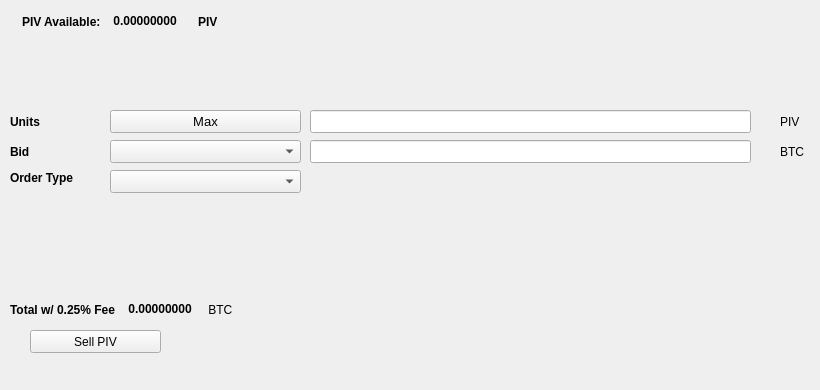
   <widget class="QWidget" name="SellTab">
    <attribute name="title">
     <string>Sell</string>
    </attribute>
    <widget class="QLabel" name="label_16">
     <property name="geometry">
      <rect>
       <x>780</x>
       <y>140</y>
       <width>31</width>
       <height>23</height>
      </rect>
     </property>
     <property name="text">
      <string>BTC</string>
     </property>
    </widget>
    <widget class="QComboBox" name="SellBidcomboBox">
     <property name="geometry">
      <rect>
       <x>110</x>
       <y>140</y>
       <width>191</width>
       <height>23</height>
      </rect>
     </property>
     <property name="font">
      <font>
       <pointsize>10</pointsize>
      </font>
     </property>
    </widget>
    <widget class="QLabel" name="label_18">
     <property name="geometry">
      <rect>
       <x>10</x>
       <y>110</y>
       <width>46</width>
       <height>23</height>
      </rect>
     </property>
     <property name="font">
      <font>
       <weight>75</weight>
       <bold>true</bold>
      </font>
     </property>
     <property name="text">
      <string>Units</string>
     </property>
    </widget>
    <widget class="QPushButton" name="Sell_Max_Amount">
     <property name="geometry">
      <rect>
       <x>110</x>
       <y>110</y>
       <width>191</width>
       <height>23</height>
      </rect>
     </property>
     <property name="font">
      <font>
       <pointsize>10</pointsize>
      </font>
     </property>
     <property name="text">
      <string>Max</string>
     </property>
    </widget>
    <widget class="QLabel" name="label_20">
     <property name="geometry">
      <rect>
       <x>10</x>
       <y>170</y>
       <width>91</width>
       <height>16</height>
      </rect>
     </property>
     <property name="font">
      <font>
       <weight>75</weight>
       <bold>true</bold>
      </font>
     </property>
     <property name="text">
      <string>Order Type</string>
     </property>
    </widget>
    <widget class="QComboBox" name="SellOrdertypeCombo">
     <property name="geometry">
      <rect>
       <x>110</x>
       <y>170</y>
       <width>191</width>
       <height>23</height>
      </rect>
     </property>
     <property name="font">
      <font>
       <pointsize>10</pointsize>
      </font>
     </property>
    </widget>
    <widget class="QLabel" name="label_21">
     <property name="geometry">
      <rect>
       <x>10</x>
       <y>140</y>
       <width>46</width>
       <height>23</height>
      </rect>
     </property>
     <property name="font">
      <font>
       <weight>75</weight>
       <bold>true</bold>
      </font>
     </property>
     <property name="text">
      <string>Bid</string>
     </property>
    </widget>
    <widget class="QLabel" name="label_22">
     <property name="geometry">
      <rect>
       <x>780</x>
       <y>110</y>
       <width>31</width>
       <height>23</height>
      </rect>
     </property>
     <property name="text">
      <string>PIV</string>
     </property>
    </widget>
    <widget class="QLineEdit" name="UnitsInputPIV">
     <property name="geometry">
      <rect>
       <x>310</x>
       <y>110</y>
       <width>441</width>
       <height>23</height>
      </rect>
     </property>
     <property name="font">
      <font>
       <pointsize>9</pointsize>
       <weight>75</weight>
       <bold>true</bold>
      </font>
     </property>
    </widget>
    <widget class="QLineEdit" name="SellBidPriceEdit">
     <property name="geometry">
      <rect>
       <x>310</x>
       <y>140</y>
       <width>441</width>
       <height>23</height>
      </rect>
     </property>
     <property name="font">
      <font>
       <pointsize>9</pointsize>
       <weight>75</weight>
       <bold>true</bold>
      </font>
     </property>
    </widget>
    <widget class="QPushButton" name="SellPIVBTN">
     <property name="geometry">
      <rect>
       <x>30</x>
       <y>330</y>
       <width>131</width>
       <height>23</height>
      </rect>
     </property>
     <property name="text">
      <string>Sell PIV</string>
     </property>
     <property name="icon">
      <iconset resource="../pivx">
       <normaloff>:/icons/bitcoin</normaloff>:/icons/bitcoin</iconset>
     </property>
    </widget>
    <widget class="QWidget" name="layoutWidget3">
     <property name="geometry">
      <rect>
       <x>22</x>
       <y>12</y>
       <width>258</width>
       <height>19</height>
      </rect>
     </property>
     <layout class="QHBoxLayout" name="horizontalLayout">
      <item>
       <widget class="QLabel" name="label232_2">
        <property name="font">
         <font>
          <weight>75</weight>
          <bold>true</bold>
         </font>
        </property>
        <property name="text">
         <string>PIV Available:</string>
        </property>
       </widget>
      </item>
      <item>
       <widget class="QLabel" name="PIVAvailableLabel">
        <property name="palette">
         <palette>
          <active>
           <colorrole role="WindowText">
            <brush brushstyle="SolidPattern">
             <color alpha="255">
              <red>0</red>
              <green>0</green>
              <blue>0</blue>
             </color>
            </brush>
           </colorrole>
           <colorrole role="Button">
            <brush brushstyle="SolidPattern">
             <color alpha="255">
              <red>0</red>
              <green>170</green>
              <blue>0</blue>
             </color>
            </brush>
           </colorrole>
           <colorrole role="Light">
            <brush brushstyle="SolidPattern">
             <color alpha="255">
              <red>0</red>
              <green>255</green>
              <blue>0</blue>
             </color>
            </brush>
           </colorrole>
           <colorrole role="Midlight">
            <brush brushstyle="SolidPattern">
             <color alpha="255">
              <red>0</red>
              <green>212</green>
              <blue>0</blue>
             </color>
            </brush>
           </colorrole>
           <colorrole role="Dark">
            <brush brushstyle="SolidPattern">
             <color alpha="255">
              <red>0</red>
              <green>85</green>
              <blue>0</blue>
             </color>
            </brush>
           </colorrole>
           <colorrole role="Mid">
            <brush brushstyle="SolidPattern">
             <color alpha="255">
              <red>0</red>
              <green>113</green>
              <blue>0</blue>
             </color>
            </brush>
           </colorrole>
           <colorrole role="Text">
            <brush brushstyle="SolidPattern">
             <color alpha="255">
              <red>0</red>
              <green>170</green>
              <blue>0</blue>
             </color>
            </brush>
           </colorrole>
           <colorrole role="BrightText">
            <brush brushstyle="SolidPattern">
             <color alpha="255">
              <red>255</red>
              <green>255</green>
              <blue>255</blue>
             </color>
            </brush>
           </colorrole>
           <colorrole role="ButtonText">
            <brush brushstyle="SolidPattern">
             <color alpha="255">
              <red>0</red>
              <green>0</green>
              <blue>0</blue>
             </color>
            </brush>
           </colorrole>
           <colorrole role="Base">
            <brush brushstyle="SolidPattern">
             <color alpha="255">
              <red>255</red>
              <green>255</green>
              <blue>255</blue>
             </color>
            </brush>
           </colorrole>
           <colorrole role="Window">
            <brush brushstyle="SolidPattern">
             <color alpha="255">
              <red>0</red>
              <green>170</green>
              <blue>0</blue>
             </color>
            </brush>
           </colorrole>
           <colorrole role="Shadow">
            <brush brushstyle="SolidPattern">
             <color alpha="255">
              <red>0</red>
              <green>0</green>
              <blue>0</blue>
             </color>
            </brush>
           </colorrole>
           <colorrole role="AlternateBase">
            <brush brushstyle="SolidPattern">
             <color alpha="255">
              <red>127</red>
              <green>212</green>
              <blue>127</blue>
             </color>
            </brush>
           </colorrole>
           <colorrole role="ToolTipBase">
            <brush brushstyle="SolidPattern">
             <color alpha="255">
              <red>255</red>
              <green>255</green>
              <blue>220</blue>
             </color>
            </brush>
           </colorrole>
           <colorrole role="ToolTipText">
            <brush brushstyle="SolidPattern">
             <color alpha="255">
              <red>0</red>
              <green>0</green>
              <blue>0</blue>
             </color>
            </brush>
           </colorrole>
          </active>
          <inactive>
           <colorrole role="WindowText">
            <brush brushstyle="SolidPattern">
             <color alpha="255">
              <red>0</red>
              <green>0</green>
              <blue>0</blue>
             </color>
            </brush>
           </colorrole>
           <colorrole role="Button">
            <brush brushstyle="SolidPattern">
             <color alpha="255">
              <red>0</red>
              <green>170</green>
              <blue>0</blue>
             </color>
            </brush>
           </colorrole>
           <colorrole role="Light">
            <brush brushstyle="SolidPattern">
             <color alpha="255">
              <red>0</red>
              <green>255</green>
              <blue>0</blue>
             </color>
            </brush>
           </colorrole>
           <colorrole role="Midlight">
            <brush brushstyle="SolidPattern">
             <color alpha="255">
              <red>0</red>
              <green>212</green>
              <blue>0</blue>
             </color>
            </brush>
           </colorrole>
           <colorrole role="Dark">
            <brush brushstyle="SolidPattern">
             <color alpha="255">
              <red>0</red>
              <green>85</green>
              <blue>0</blue>
             </color>
            </brush>
           </colorrole>
           <colorrole role="Mid">
            <brush brushstyle="SolidPattern">
             <color alpha="255">
              <red>0</red>
              <green>113</green>
              <blue>0</blue>
             </color>
            </brush>
           </colorrole>
           <colorrole role="Text">
            <brush brushstyle="SolidPattern">
             <color alpha="255">
              <red>0</red>
              <green>170</green>
              <blue>0</blue>
             </color>
            </brush>
           </colorrole>
           <colorrole role="BrightText">
            <brush brushstyle="SolidPattern">
             <color alpha="255">
              <red>255</red>
              <green>255</green>
              <blue>255</blue>
             </color>
            </brush>
           </colorrole>
           <colorrole role="ButtonText">
            <brush brushstyle="SolidPattern">
             <color alpha="255">
              <red>0</red>
              <green>0</green>
              <blue>0</blue>
             </color>
            </brush>
           </colorrole>
           <colorrole role="Base">
            <brush brushstyle="SolidPattern">
             <color alpha="255">
              <red>255</red>
              <green>255</green>
              <blue>255</blue>
             </color>
            </brush>
           </colorrole>
           <colorrole role="Window">
            <brush brushstyle="SolidPattern">
             <color alpha="255">
              <red>0</red>
              <green>170</green>
              <blue>0</blue>
             </color>
            </brush>
           </colorrole>
           <colorrole role="Shadow">
            <brush brushstyle="SolidPattern">
             <color alpha="255">
              <red>0</red>
              <green>0</green>
              <blue>0</blue>
             </color>
            </brush>
           </colorrole>
           <colorrole role="AlternateBase">
            <brush brushstyle="SolidPattern">
             <color alpha="255">
              <red>127</red>
              <green>212</green>
              <blue>127</blue>
             </color>
            </brush>
           </colorrole>
           <colorrole role="ToolTipBase">
            <brush brushstyle="SolidPattern">
             <color alpha="255">
              <red>255</red>
              <green>255</green>
              <blue>220</blue>
             </color>
            </brush>
           </colorrole>
           <colorrole role="ToolTipText">
            <brush brushstyle="SolidPattern">
             <color alpha="255">
              <red>0</red>
              <green>0</green>
              <blue>0</blue>
             </color>
            </brush>
           </colorrole>
          </inactive>
          <disabled>
           <colorrole role="WindowText">
            <brush brushstyle="SolidPattern">
             <color alpha="255">
              <red>0</red>
              <green>85</green>
              <blue>0</blue>
             </color>
            </brush>
           </colorrole>
           <colorrole role="Button">
            <brush brushstyle="SolidPattern">
             <color alpha="255">
              <red>0</red>
              <green>170</green>
              <blue>0</blue>
             </color>
            </brush>
           </colorrole>
           <colorrole role="Light">
            <brush brushstyle="SolidPattern">
             <color alpha="255">
              <red>0</red>
              <green>255</green>
              <blue>0</blue>
             </color>
            </brush>
           </colorrole>
           <colorrole role="Midlight">
            <brush brushstyle="SolidPattern">
             <color alpha="255">
              <red>0</red>
              <green>212</green>
              <blue>0</blue>
             </color>
            </brush>
           </colorrole>
           <colorrole role="Dark">
            <brush brushstyle="SolidPattern">
             <color alpha="255">
              <red>0</red>
              <green>85</green>
              <blue>0</blue>
             </color>
            </brush>
           </colorrole>
           <colorrole role="Mid">
            <brush brushstyle="SolidPattern">
             <color alpha="255">
              <red>0</red>
              <green>113</green>
              <blue>0</blue>
             </color>
            </brush>
           </colorrole>
           <colorrole role="Text">
            <brush brushstyle="SolidPattern">
             <color alpha="255">
              <red>0</red>
              <green>85</green>
              <blue>0</blue>
             </color>
            </brush>
           </colorrole>
           <colorrole role="BrightText">
            <brush brushstyle="SolidPattern">
             <color alpha="255">
              <red>255</red>
              <green>255</green>
              <blue>255</blue>
             </color>
            </brush>
           </colorrole>
           <colorrole role="ButtonText">
            <brush brushstyle="SolidPattern">
             <color alpha="255">
              <red>0</red>
              <green>85</green>
              <blue>0</blue>
             </color>
            </brush>
           </colorrole>
           <colorrole role="Base">
            <brush brushstyle="SolidPattern">
             <color alpha="255">
              <red>0</red>
              <green>170</green>
              <blue>0</blue>
             </color>
            </brush>
           </colorrole>
           <colorrole role="Window">
            <brush brushstyle="SolidPattern">
             <color alpha="255">
              <red>0</red>
              <green>170</green>
              <blue>0</blue>
             </color>
            </brush>
           </colorrole>
           <colorrole role="Shadow">
            <brush brushstyle="SolidPattern">
             <color alpha="255">
              <red>0</red>
              <green>0</green>
              <blue>0</blue>
             </color>
            </brush>
           </colorrole>
           <colorrole role="AlternateBase">
            <brush brushstyle="SolidPattern">
             <color alpha="255">
              <red>0</red>
              <green>170</green>
              <blue>0</blue>
             </color>
            </brush>
           </colorrole>
           <colorrole role="ToolTipBase">
            <brush brushstyle="SolidPattern">
             <color alpha="255">
              <red>255</red>
              <green>255</green>
              <blue>220</blue>
             </color>
            </brush>
           </colorrole>
           <colorrole role="ToolTipText">
            <brush brushstyle="SolidPattern">
             <color alpha="255">
              <red>0</red>
              <green>0</green>
              <blue>0</blue>
             </color>
            </brush>
           </colorrole>
          </disabled>
         </palette>
        </property>
        <property name="font">
         <font>
          <weight>75</weight>
          <bold>true</bold>
         </font>
        </property>
        <property name="text">
         <string> 0.00000000 </string>
        </property>
        <property name="textInteractionFlags">
         <set>Qt::LinksAccessibleByMouse|Qt::TextSelectableByKeyboard|Qt::TextSelectableByMouse</set>
        </property>
       </widget>
      </item>
      <item>
       <widget class="QLabel" name="labelPIV">
        <property name="font">
         <font>
          <weight>75</weight>
          <bold>true</bold>
         </font>
        </property>
        <property name="text">
         <string>PIV</string>
        </property>
       </widget>
      </item>
     </layout>
    </widget>
    <widget class="QWidget" name="layoutWidget">
     <property name="geometry">
      <rect>
       <x>10</x>
       <y>300</y>
       <width>268</width>
       <height>19</height>
      </rect>
     </property>
     <layout class="QHBoxLayout" name="horizontalLayout_2">
      <item>
       <widget class="QLabel" name="label_19">
        <property name="font">
         <font>
          <weight>75</weight>
          <bold>true</bold>
         </font>
        </property>
        <property name="text">
         <string>Total w/ 0.25% Fee </string>
        </property>
       </widget>
      </item>
      <item>
       <widget class="QLabel" name="SellCostLabel">
        <property name="palette">
         <palette>
          <active>
           <colorrole role="WindowText">
            <brush brushstyle="SolidPattern">
             <color alpha="255">
              <red>0</red>
              <green>0</green>
              <blue>0</blue>
             </color>
            </brush>
           </colorrole>
           <colorrole role="Button">
            <brush brushstyle="SolidPattern">
             <color alpha="255">
              <red>0</red>
              <green>170</green>
              <blue>0</blue>
             </color>
            </brush>
           </colorrole>
           <colorrole role="Light">
            <brush brushstyle="SolidPattern">
             <color alpha="255">
              <red>0</red>
              <green>255</green>
              <blue>0</blue>
             </color>
            </brush>
           </colorrole>
           <colorrole role="Midlight">
            <brush brushstyle="SolidPattern">
             <color alpha="255">
              <red>0</red>
              <green>212</green>
              <blue>0</blue>
             </color>
            </brush>
           </colorrole>
           <colorrole role="Dark">
            <brush brushstyle="SolidPattern">
             <color alpha="255">
              <red>0</red>
              <green>85</green>
              <blue>0</blue>
             </color>
            </brush>
           </colorrole>
           <colorrole role="Mid">
            <brush brushstyle="SolidPattern">
             <color alpha="255">
              <red>0</red>
              <green>113</green>
              <blue>0</blue>
             </color>
            </brush>
           </colorrole>
           <colorrole role="Text">
            <brush brushstyle="SolidPattern">
             <color alpha="255">
              <red>0</red>
              <green>170</green>
              <blue>0</blue>
             </color>
            </brush>
           </colorrole>
           <colorrole role="BrightText">
            <brush brushstyle="SolidPattern">
             <color alpha="255">
              <red>255</red>
              <green>255</green>
              <blue>255</blue>
             </color>
            </brush>
           </colorrole>
           <colorrole role="ButtonText">
            <brush brushstyle="SolidPattern">
             <color alpha="255">
              <red>0</red>
              <green>0</green>
              <blue>0</blue>
             </color>
            </brush>
           </colorrole>
           <colorrole role="Base">
            <brush brushstyle="SolidPattern">
             <color alpha="255">
              <red>255</red>
              <green>255</green>
              <blue>255</blue>
             </color>
            </brush>
           </colorrole>
           <colorrole role="Window">
            <brush brushstyle="SolidPattern">
             <color alpha="255">
              <red>0</red>
              <green>170</green>
              <blue>0</blue>
             </color>
            </brush>
           </colorrole>
           <colorrole role="Shadow">
            <brush brushstyle="SolidPattern">
             <color alpha="255">
              <red>0</red>
              <green>0</green>
              <blue>0</blue>
             </color>
            </brush>
           </colorrole>
           <colorrole role="AlternateBase">
            <brush brushstyle="SolidPattern">
             <color alpha="255">
              <red>127</red>
              <green>212</green>
              <blue>127</blue>
             </color>
            </brush>
           </colorrole>
           <colorrole role="ToolTipBase">
            <brush brushstyle="SolidPattern">
             <color alpha="255">
              <red>255</red>
              <green>255</green>
              <blue>220</blue>
             </color>
            </brush>
           </colorrole>
           <colorrole role="ToolTipText">
            <brush brushstyle="SolidPattern">
             <color alpha="255">
              <red>0</red>
              <green>0</green>
              <blue>0</blue>
             </color>
            </brush>
           </colorrole>
          </active>
          <inactive>
           <colorrole role="WindowText">
            <brush brushstyle="SolidPattern">
             <color alpha="255">
              <red>0</red>
              <green>0</green>
              <blue>0</blue>
             </color>
            </brush>
           </colorrole>
           <colorrole role="Button">
            <brush brushstyle="SolidPattern">
             <color alpha="255">
              <red>0</red>
              <green>170</green>
              <blue>0</blue>
             </color>
            </brush>
           </colorrole>
           <colorrole role="Light">
            <brush brushstyle="SolidPattern">
             <color alpha="255">
              <red>0</red>
              <green>255</green>
              <blue>0</blue>
             </color>
            </brush>
           </colorrole>
           <colorrole role="Midlight">
            <brush brushstyle="SolidPattern">
             <color alpha="255">
              <red>0</red>
              <green>212</green>
              <blue>0</blue>
             </color>
            </brush>
           </colorrole>
           <colorrole role="Dark">
            <brush brushstyle="SolidPattern">
             <color alpha="255">
              <red>0</red>
              <green>85</green>
              <blue>0</blue>
             </color>
            </brush>
           </colorrole>
           <colorrole role="Mid">
            <brush brushstyle="SolidPattern">
             <color alpha="255">
              <red>0</red>
              <green>113</green>
              <blue>0</blue>
             </color>
            </brush>
           </colorrole>
           <colorrole role="Text">
            <brush brushstyle="SolidPattern">
             <color alpha="255">
              <red>0</red>
              <green>170</green>
              <blue>0</blue>
             </color>
            </brush>
           </colorrole>
           <colorrole role="BrightText">
            <brush brushstyle="SolidPattern">
             <color alpha="255">
              <red>255</red>
              <green>255</green>
              <blue>255</blue>
             </color>
            </brush>
           </colorrole>
           <colorrole role="ButtonText">
            <brush brushstyle="SolidPattern">
             <color alpha="255">
              <red>0</red>
              <green>0</green>
              <blue>0</blue>
             </color>
            </brush>
           </colorrole>
           <colorrole role="Base">
            <brush brushstyle="SolidPattern">
             <color alpha="255">
              <red>255</red>
              <green>255</green>
              <blue>255</blue>
             </color>
            </brush>
           </colorrole>
           <colorrole role="Window">
            <brush brushstyle="SolidPattern">
             <color alpha="255">
              <red>0</red>
              <green>170</green>
              <blue>0</blue>
             </color>
            </brush>
           </colorrole>
           <colorrole role="Shadow">
            <brush brushstyle="SolidPattern">
             <color alpha="255">
              <red>0</red>
              <green>0</green>
              <blue>0</blue>
             </color>
            </brush>
           </colorrole>
           <colorrole role="AlternateBase">
            <brush brushstyle="SolidPattern">
             <color alpha="255">
              <red>127</red>
              <green>212</green>
              <blue>127</blue>
             </color>
            </brush>
           </colorrole>
           <colorrole role="ToolTipBase">
            <brush brushstyle="SolidPattern">
             <color alpha="255">
              <red>255</red>
              <green>255</green>
              <blue>220</blue>
             </color>
            </brush>
           </colorrole>
           <colorrole role="ToolTipText">
            <brush brushstyle="SolidPattern">
             <color alpha="255">
              <red>0</red>
              <green>0</green>
              <blue>0</blue>
             </color>
            </brush>
           </colorrole>
          </inactive>
          <disabled>
           <colorrole role="WindowText">
            <brush brushstyle="SolidPattern">
             <color alpha="255">
              <red>0</red>
              <green>85</green>
              <blue>0</blue>
             </color>
            </brush>
           </colorrole>
           <colorrole role="Button">
            <brush brushstyle="SolidPattern">
             <color alpha="255">
              <red>0</red>
              <green>170</green>
              <blue>0</blue>
             </color>
            </brush>
           </colorrole>
           <colorrole role="Light">
            <brush brushstyle="SolidPattern">
             <color alpha="255">
              <red>0</red>
              <green>255</green>
              <blue>0</blue>
             </color>
            </brush>
           </colorrole>
           <colorrole role="Midlight">
            <brush brushstyle="SolidPattern">
             <color alpha="255">
              <red>0</red>
              <green>212</green>
              <blue>0</blue>
             </color>
            </brush>
           </colorrole>
           <colorrole role="Dark">
            <brush brushstyle="SolidPattern">
             <color alpha="255">
              <red>0</red>
              <green>85</green>
              <blue>0</blue>
             </color>
            </brush>
           </colorrole>
           <colorrole role="Mid">
            <brush brushstyle="SolidPattern">
             <color alpha="255">
              <red>0</red>
              <green>113</green>
              <blue>0</blue>
             </color>
            </brush>
           </colorrole>
           <colorrole role="Text">
            <brush brushstyle="SolidPattern">
             <color alpha="255">
              <red>0</red>
              <green>85</green>
              <blue>0</blue>
             </color>
            </brush>
           </colorrole>
           <colorrole role="BrightText">
            <brush brushstyle="SolidPattern">
             <color alpha="255">
              <red>255</red>
              <green>255</green>
              <blue>255</blue>
             </color>
            </brush>
           </colorrole>
           <colorrole role="ButtonText">
            <brush brushstyle="SolidPattern">
             <color alpha="255">
              <red>0</red>
              <green>85</green>
              <blue>0</blue>
             </color>
            </brush>
           </colorrole>
           <colorrole role="Base">
            <brush brushstyle="SolidPattern">
             <color alpha="255">
              <red>0</red>
              <green>170</green>
              <blue>0</blue>
             </color>
            </brush>
           </colorrole>
           <colorrole role="Window">
            <brush brushstyle="SolidPattern">
             <color alpha="255">
              <red>0</red>
              <green>170</green>
              <blue>0</blue>
             </color>
            </brush>
           </colorrole>
           <colorrole role="Shadow">
            <brush brushstyle="SolidPattern">
             <color alpha="255">
              <red>0</red>
              <green>0</green>
              <blue>0</blue>
             </color>
            </brush>
           </colorrole>
           <colorrole role="AlternateBase">
            <brush brushstyle="SolidPattern">
             <color alpha="255">
              <red>0</red>
              <green>170</green>
              <blue>0</blue>
             </color>
            </brush>
           </colorrole>
           <colorrole role="ToolTipBase">
            <brush brushstyle="SolidPattern">
             <color alpha="255">
              <red>255</red>
              <green>255</green>
              <blue>220</blue>
             </color>
            </brush>
           </colorrole>
           <colorrole role="ToolTipText">
            <brush brushstyle="SolidPattern">
             <color alpha="255">
              <red>0</red>
              <green>0</green>
              <blue>0</blue>
             </color>
            </brush>
           </colorrole>
          </disabled>
         </palette>
        </property>
        <property name="font">
         <font>
          <weight>75</weight>
          <bold>true</bold>
         </font>
        </property>
        <property name="autoFillBackground">
         <bool>false</bool>
        </property>
        <property name="text">
         <string> 0.00000000</string>
        </property>
        <property name="textInteractionFlags">
         <set>Qt::LinksAccessibleByMouse|Qt::TextSelectableByMouse</set>
        </property>
       </widget>
      </item>
      <item>
       <widget class="QLabel" name="label_17">
        <property name="font">
         <font>
          <weight>50</weight>
          <bold>false</bold>
         </font>
        </property>
        <property name="text">
         <string> BTC</string>
        </property>
       </widget>
      </item>
     </layout>
    </widget>
    <widget class="QLabel" name="label_23">
     <property name="geometry">
      <rect>
       <x>460</x>
       <y>300</y>
       <width>281</width>
       <height>81</height>
      </rect>
     </property>
     <property name="text">
      <string/>
     </property>
     <property name="pixmap">
      <pixmap>:/images/bittrex</pixmap>
     </property>
    </widget>
   </widget>
